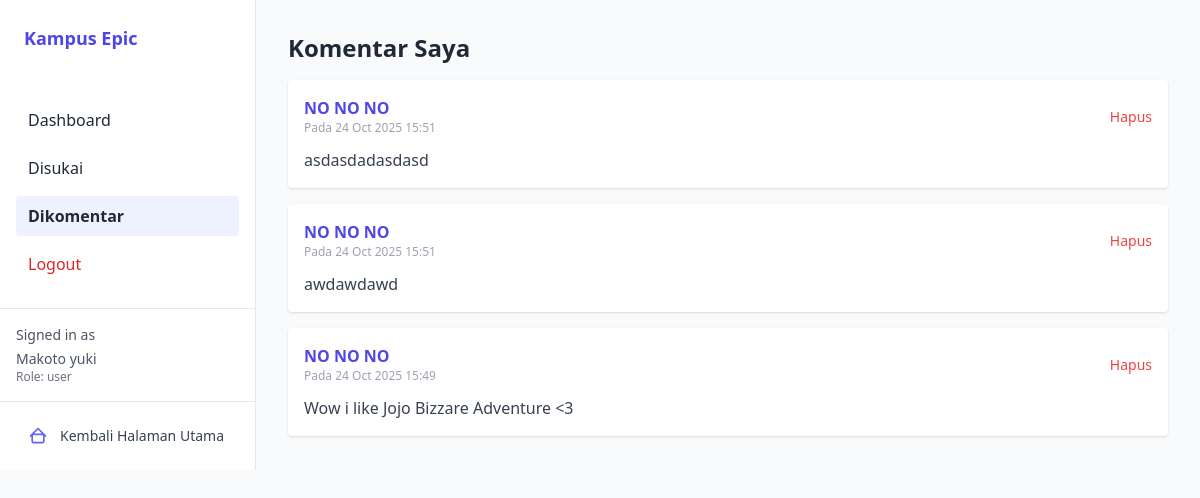
/zpert6-web-blog/public/users/comments.php (signed in), run on the app's committed database.
### tables this page shows
CREATE TABLE `comments` (
  `id` int NOT NULL,
  `article_id` int NOT NULL,
  `user_id` int DEFAULT NULL,
  `body` text NOT NULL,
  `created_at` datetime DEFAULT CURRENT_TIMESTAMP,
  `is_approved` tinyint(1) DEFAULT '1'
);

CREATE TABLE `articles` (
  `id` int NOT NULL,
  `title` varchar(255) NOT NULL,
  `slug` varchar(255) NOT NULL,
  `content` mediumtext NOT NULL,
  `featured_image` varchar(255) DEFAULT NULL,
  `author_id` int DEFAULT NULL,
  `created_at` datetime DEFAULT CURRENT_TIMESTAMP,
  `updated_at` datetime DEFAULT CURRENT_TIMESTAMP ON UPDATE CURRENT_TIMESTAMP
);

### zpert6-web-blog/app/functions.php (called while the page is built, shortened)
<?php
if (!function_exists('e')) {
  function e($s){ return htmlspecialchars($s ?? '', ENT_QUOTES, 'UTF-8'); }
}

### zpert6-web-blog/public/users/comments.php (the view, shortened to what this page needs)
<?php
require_once __DIR__ . '/../../app/functions.php';
require_once __DIR__ . '/../../config/config.php';
$user_id = (int)$_SESSION['user_id'];
$stmt = $conn->prepare("
  SELECT c.id, c.body, c.created_at, a.id AS article_id, a.title, a.slug
  FROM comments c
  JOIN articles a ON a.id = c.article_id
  WHERE c.user_id = ?
  ORDER BY c.created_at DESC
");
$stmt->bind_param("i", $user_id);
$stmt->execute();
$myComments = $stmt->get_result()->fetch_all(MYSQLI_ASSOC);
include __DIR__ . '/_header_users.php';
include __DIR__ . '/_sidebar_users.php';
?>
<main class="flex-1 p-8">
  <div class="max-w-4xl mx-auto">
    <h1 class="text-2xl font-semibold mb-4">Komentar Saya</h1>
    <?php if (empty($myComments)): ?>
      <div class="bg-white p-6 rounded shadow text-gray-600">Kamu belum menulis komentar apa pun.</div>
    <?php else: ?>
      <div class="space-y-4">
        <?php foreach ($myComments as $c): ?>
          <div class="bg-white p-4 rounded shadow">
            <div class="flex items-center justify-between">
              <div>
                <a href="/public/singlepost.php?slug=<?= e($c['slug']) ?>" class="font-semibold text-indigo-600 hover:underline">
                  <?= e($c['title']) ?>
                </a>
                <div class="text-xs text-gray-400">Pada <?= e(date('d M Y H:i', strtotime($c['created_at']))) ?></div>
              </div>
              <form method="post" action="/public/process_comment.php">
                <button type="submit" name="action" value="delete" class="text-sm text-red-500">Hapus</button>
              </form>
            </div>
            <div class="mt-3 text-gray-700"><?= e($c['body']) ?></div>
          </div>
        <?php endforeach; ?>
      </div>
    <?php endif; ?>
  </div>
</main>

### data on the page
comments: article.title "NO NO NO", created_at "24 Oct 2025 15:51", body "asdasdadasdasd"
comments: article.title "NO NO NO", created_at "24 Oct 2025 15:51", body "awdawdawd"
comments: article.title "NO NO NO", created_at "24 Oct 2025 15:49", body "Wow i like Jojo Bizzare Adventure <3"

### other printed values
$_SESSION['user_name'] "Makoto yuki"
$_SESSION['user_role'] "user"
